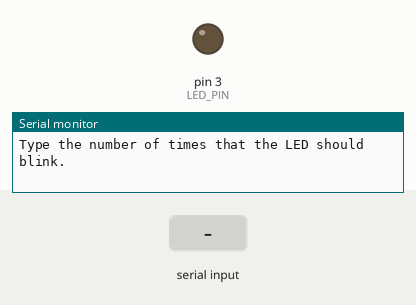
This sketch was run on a simulated Arduino Uno, built with avr-gcc and run on an emulated ATmega328P. Shown: output pins drawn as LEDs (lit = HIGH), the last lines printed to the serial monitor. Dashed ring = blinking. The inputs (shaded band) are chosen by the test bench.

Above: at 1.2 s.
1.3 s: "90,45\n" received over Serial
At 1.42 s:
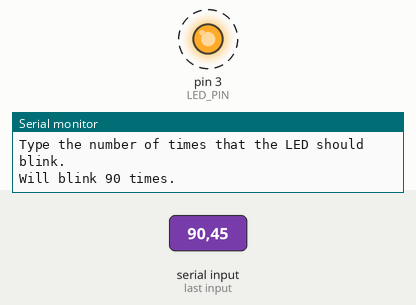
Timing chart, 0 to 10.3 s (numbered marks = the images above; inputs shaded):
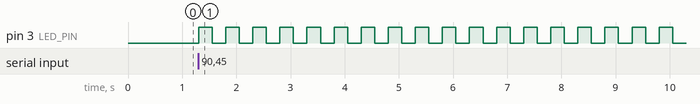

The sketch:

InputLEDBlinkingTimes.ino
```cpp
#define LED_PIN 3

void setup() {
  Serial.begin(9600);

  pinMode(LED_PIN, OUTPUT);
}

void loop() {
  Serial.println("Type the number of times that the LED should blink.");

  while (!Serial.available()) {

  }

  int numberInput = Serial.parseInt();

  Serial.print("Will blink ");
  Serial.print(numberInput);
  Serial.println(" times.");

  for (int i = 0; i < numberInput; i++) {
    digitalWrite(LED_PIN, HIGH);
    delay(250);
    digitalWrite(LED_PIN, LOW);
    delay(250);
  }
}
```

Measured:
- after the input at 1.3 s, pin 3 (LED_PIN): alternates HIGH for 0.25 s and LOW for 0.25 s, starting at once
